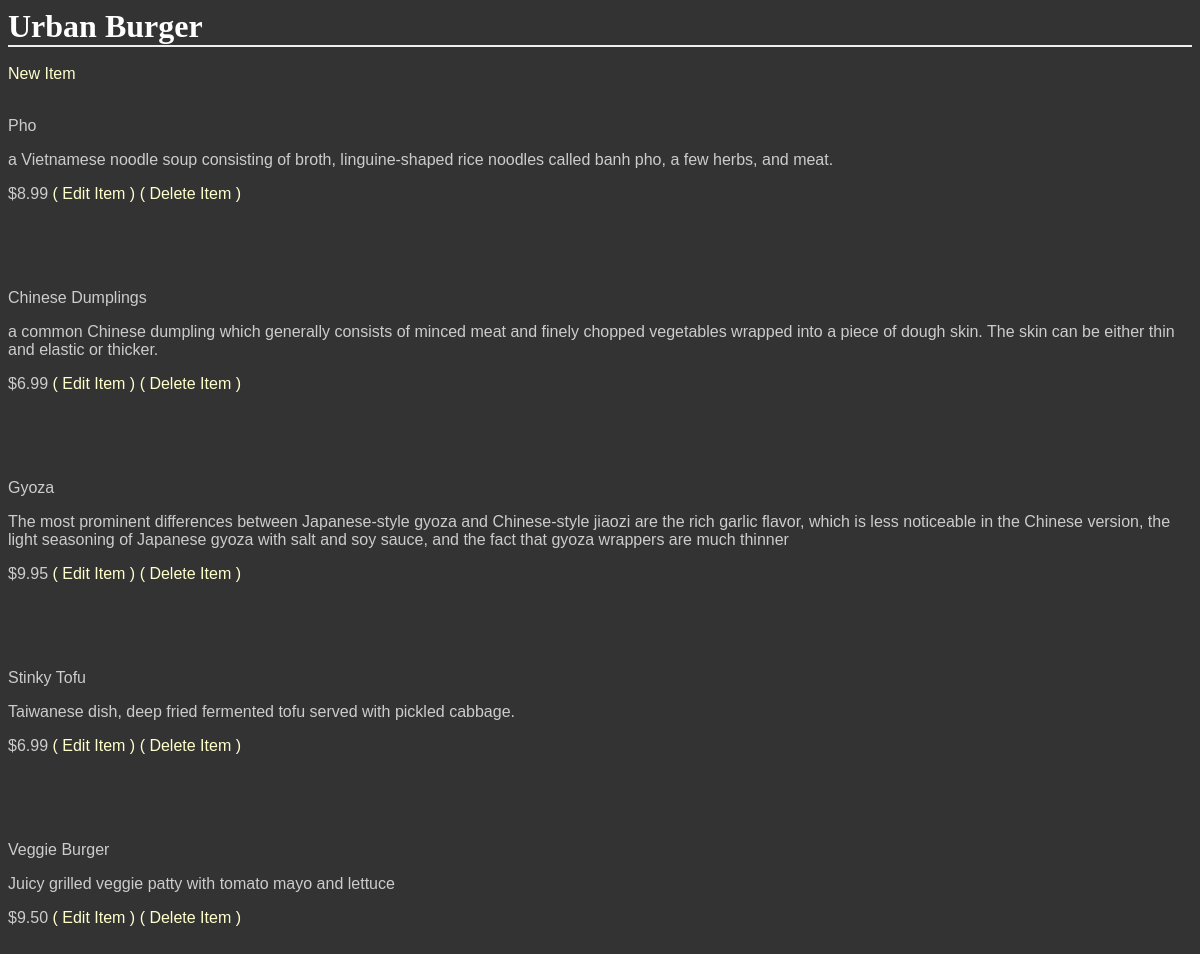
The page /GetShopItems/3/ on the database its author committed.
### database_setup.py (models this page shows, shortened)
class Shop(Base):
    __tablename__ = 'shop'
    id = Column(Integer, primary_key=True)
    name = Column(String(250), nullable=False)
    owner = Column(String(50), nullable=False)
    profile_pic = Column(String(200))
    avatar_pic = Column(String(200))
    description = Column(String(250))
    cat_id = Column(Integer, ForeignKey('shop_category.id'))
    category = relationship(ShopCategory)

class Items(Base):
    __tablename__ = 'items'
    name = Column(String(80), nullable=False)
    id = Column(Integer, primary_key=True)
    short_description = Column(String(250))
    description = Column(String(500))
    quantity = Column(Integer, nullable=False)
    image = Column(String(20))
    price = Column(String(8))
    shop_id = Column(Integer, ForeignKey('shop.id'))
    shop = relationship(Shop, cascade="all, delete-orphan", single_parent=True)
    cat_id = Column(Integer, ForeignKey('sub_category.id'))
    SubCategory = relationship(SubCategory)

### project.py (the view)
@app.route('/GetShopItems/<int:shop_id>/')
def get_shop_items(shop_id):
    shop = session.query(Shop).filter_by(id=shop_id).one()
    items = session.query(Items).filter_by(shop_id=shop_id)
    return render_template('menu.html', shop=shop, items=items)

### templates/menu.html (shortened to what this page needs)
<html>
<head>
    <link rel="stylesheet" type="text/css" href="{{url_for('static', filename='style.css')}}">
</head>
<body>
<h1>
    {{ shop.name }}
</h1>
<br>
<a href="{{url_for('new_shop_item', shop_id=shop.id)}}">New Item</a>
{% for item in items %}
<br>
<br>
<p>{{ item.name }}</p>
<p>{{ item.description}}</p>
<p>{{ item.price }}
<a href="{{url_for('edit_shop_item', shop_id=shop.id, item_id=item.id)}}">( Edit Item )</a>
<a href="{{url_for('delete_shop_item', shop_id=shop.id, item_id=item.id)}}">( Delete Item )</a>
</p>
<br>
{% endfor %}
</body>
</html>

### static/style.css (style rules this page uses)
body { font-family: sans-serif; background-image: url('img3.jpg'); background-color: #333333 }
h1, h2, h3, h4 { color: #FFFFFF; }
h1, h2 { font-family: 'Georgia', serif; margin: 0; }
h1 { border-bottom: 2px solid #eee; }
p, dd, dt { color: #CCCCCC; }
a { text-decoration: none; color: #FFFFCC; }

### rows shown on the page
Shop: name "Urban Burger"
Items: name "Pho", description "a Vietnamese noodle soup consisting of broth, linguine-shaped rice noodles called banh pho, a few herbs, and meat.", price "$8.99"
Items: name "Chinese Dumplings", description "a common Chinese dumpling which generally consists of minced meat and finely chopped vegetables wrapped into a piece of dough skin. The skin can be either thin and elastic or thicker.", price "$6.99"
Items: name "Gyoza", description "The most prominent differences between Japanese-style gyoza and Chinese-style jiaozi are the rich garlic flavor, which is less noticeable in the Chinese version, the light seasoning of Japanese gyoza with salt and soy sauce, and the fact that gyoza wrappers are much thinner", price "$9.95"
Items: name "Stinky Tofu", description "Taiwanese dish, deep fried fermented tofu served with pickled cabbage.", price "$6.99"
Items: name "Veggie Burger", description "Juicy grilled veggie patty with tomato mayo and lettuce", price "$9.50"
